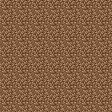

A 2D game scene composited from a Tiled map and its tileset images. What follows is a short description and the map's XML, with every tile layer's data as written:
An orthogonal 7x7 tile map with 16x16 px tiles, 1 tile layer (Ebene 0), 6 hidden layers not drawn.

<map version="1.0" orientation="orthogonal" width="7" height="7" tilewidth="16" tileheight="16">
 <properties>
  <property name="offset" value="-1" />
 </properties>
 <tileset firstgid="1" source="MC Realms.tsx" />
 <layer name="Ebene 0" width="7" height="7">
  <data>
   <tile gid="3" />
   <tile gid="3" />
   <tile gid="3" />
   <tile gid="3" />
   <tile gid="3" />
   <tile gid="3" />
   <tile gid="3" />
   <tile gid="3" />
   <tile gid="3" />
   <tile gid="3" />
   <tile gid="3" />
   <tile gid="3" />
   <tile gid="3" />
   <tile gid="3" />
   <tile gid="3" />
   <tile gid="3" />
   <tile gid="3" />
   <tile gid="3" />
   <tile gid="3" />
   <tile gid="3" />
   <tile gid="3" />
   <tile gid="3" />
   <tile gid="3" />
   <tile gid="3" />
   <tile gid="3" />
   <tile gid="3" />
   <tile gid="3" />
   <tile gid="3" />
   <tile gid="3" />
   <tile gid="3" />
   <tile gid="3" />
   <tile gid="3" />
   <tile gid="3" />
   <tile gid="3" />
   <tile gid="3" />
   <tile gid="3" />
   <tile gid="3" />
   <tile gid="3" />
   <tile gid="3" />
   <tile gid="3" />
   <tile gid="3" />
   <tile gid="3" />
   <tile gid="3" />
   <tile gid="3" />
   <tile gid="3" />
   <tile gid="3" />
   <tile gid="3" />
   <tile gid="3" />
   <tile gid="3" />
  </data>
 </layer>
 <layer name="Ebene 1" width="7" height="7" visible="0">
  <data>
   <tile gid="29" />
   <tile gid="29" />
   <tile gid="29" />
   <tile gid="29" />
   <tile gid="29" />
   <tile gid="29" />
   <tile gid="29" />
   <tile gid="29" />
   <tile gid="29" />
   <tile gid="29" />
   <tile gid="29" />
   <tile gid="29" />
   <tile gid="29" />
   <tile gid="29" />
   <tile gid="0" />
   <tile gid="0" />
   <tile gid="0" />
   <tile gid="0" />
   <tile gid="0" />
   <tile gid="0" />
   <tile gid="0" />
   <tile gid="0" />
   <tile gid="0" />
   <tile gid="0" />
   <tile gid="0" />
   <tile gid="0" />
   <tile gid="0" />
   <tile gid="85" />
   <tile gid="0" />
   <tile gid="0" />
   <tile gid="0" />
   <tile gid="0" />
   <tile gid="0" />
   <tile gid="0" />
   <tile gid="164" />
   <tile gid="0" />
   <tile gid="0" />
   <tile gid="0" />
   <tile gid="0" />
   <tile gid="0" />
   <tile gid="0" />
   <tile gid="0" />
   <tile gid="0" />
   <tile gid="0" />
   <tile gid="0" />
   <tile gid="0" />
   <tile gid="0" />
   <tile gid="0" />
   <tile gid="0" />
  </data>
 </layer>
 <layer name="Ebene 2" width="7" height="7" visible="0">
  <data>
   <tile gid="0" />
   <tile gid="29" />
   <tile gid="29" />
   <tile gid="29" />
   <tile gid="29" />
   <tile gid="29" />
   <tile gid="0" />
   <tile gid="0" />
   <tile gid="29" />
   <tile gid="29" />
   <tile gid="29" />
   <tile gid="29" />
   <tile gid="29" />
   <tile gid="0" />
   <tile gid="0" />
   <tile gid="0" />
   <tile gid="0" />
   <tile gid="0" />
   <tile gid="0" />
   <tile gid="0" />
   <tile gid="0" />
   <tile gid="0" />
   <tile gid="0" />
   <tile gid="0" />
   <tile gid="0" />
   <tile gid="0" />
   <tile gid="0" />
   <tile gid="0" />
   <tile gid="0" />
   <tile gid="0" />
   <tile gid="0" />
   <tile gid="0" />
   <tile gid="0" />
   <tile gid="0" />
   <tile gid="0" />
   <tile gid="0" />
   <tile gid="0" />
   <tile gid="0" />
   <tile gid="0" />
   <tile gid="0" />
   <tile gid="0" />
   <tile gid="0" />
   <tile gid="0" />
   <tile gid="0" />
   <tile gid="0" />
   <tile gid="0" />
   <tile gid="0" />
   <tile gid="0" />
   <tile gid="0" />
  </data>
 </layer>
 <layer name="Ebene 3" width="7" height="7" visible="0">
  <data>
   <tile gid="0" />
   <tile gid="0" />
   <tile gid="29" />
   <tile gid="29" />
   <tile gid="29" />
   <tile gid="0" />
   <tile gid="0" />
   <tile gid="0" />
   <tile gid="0" />
   <tile gid="29" />
   <tile gid="29" />
   <tile gid="29" />
   <tile gid="0" />
   <tile gid="0" />
   <tile gid="0" />
   <tile gid="0" />
   <tile gid="0" />
   <tile gid="0" />
   <tile gid="0" />
   <tile gid="0" />
   <tile gid="0" />
   <tile gid="0" />
   <tile gid="0" />
   <tile gid="0" />
   <tile gid="0" />
   <tile gid="0" />
   <tile gid="0" />
   <tile gid="0" />
   <tile gid="0" />
   <tile gid="0" />
   <tile gid="0" />
   <tile gid="0" />
   <tile gid="0" />
   <tile gid="0" />
   <tile gid="0" />
   <tile gid="0" />
   <tile gid="0" />
   <tile gid="0" />
   <tile gid="0" />
   <tile gid="0" />
   <tile gid="0" />
   <tile gid="0" />
   <tile gid="0" />
   <tile gid="0" />
   <tile gid="0" />
   <tile gid="0" />
   <tile gid="0" />
   <tile gid="0" />
   <tile gid="0" />
  </data>
 </layer>
 <layer name="Ebene 4" width="7" height="7" visible="0">
  <data>
   <tile gid="0" />
   <tile gid="0" />
   <tile gid="0" />
   <tile gid="29" />
   <tile gid="0" />
   <tile gid="0" />
   <tile gid="0" />
   <tile gid="0" />
   <tile gid="0" />
   <tile gid="0" />
   <tile gid="29" />
   <tile gid="0" />
   <tile gid="0" />
   <tile gid="0" />
   <tile gid="0" />
   <tile gid="0" />
   <tile gid="0" />
   <tile gid="91" />
   <tile gid="0" />
   <tile gid="0" />
   <tile gid="0" />
   <tile gid="0" />
   <tile gid="0" />
   <tile gid="0" />
   <tile gid="0" />
   <tile gid="0" />
   <tile gid="0" />
   <tile gid="0" />
   <tile gid="0" />
   <tile gid="0" />
   <tile gid="0" />
   <tile gid="0" />
   <tile gid="0" />
   <tile gid="0" />
   <tile gid="0" />
   <tile gid="0" />
   <tile gid="0" />
   <tile gid="0" />
   <tile gid="0" />
   <tile gid="0" />
   <tile gid="0" />
   <tile gid="0" />
   <tile gid="0" />
   <tile gid="0" />
   <tile gid="0" />
   <tile gid="0" />
   <tile gid="0" />
   <tile gid="0" />
   <tile gid="0" />
  </data>
 </layer>
 <layer name="Ebene 5" width="7" height="7" visible="0">
  <data>
   <tile gid="0" />
   <tile gid="0" />
   <tile gid="0" />
   <tile gid="0" />
   <tile gid="0" />
   <tile gid="0" />
   <tile gid="0" />
   <tile gid="0" />
   <tile gid="0" />
   <tile gid="0" />
   <tile gid="0" />
   <tile gid="0" />
   <tile gid="0" />
   <tile gid="0" />
   <tile gid="0" />
   <tile gid="0" />
   <tile gid="0" />
   <tile gid="0" />
   <tile gid="0" />
   <tile gid="0" />
   <tile gid="0" />
   <tile gid="0" />
   <tile gid="0" />
   <tile gid="0" />
   <tile gid="0" />
   <tile gid="0" />
   <tile gid="0" />
   <tile gid="0" />
   <tile gid="0" />
   <tile gid="0" />
   <tile gid="0" />
   <tile gid="0" />
   <tile gid="0" />
   <tile gid="0" />
   <tile gid="0" />
   <tile gid="0" />
   <tile gid="0" />
   <tile gid="0" />
   <tile gid="0" />
   <tile gid="0" />
   <tile gid="0" />
   <tile gid="0" />
   <tile gid="0" />
   <tile gid="0" />
   <tile gid="0" />
   <tile gid="0" />
   <tile gid="0" />
   <tile gid="0" />
   <tile gid="0" />
  </data>
 </layer>
 <layer name="Ebene 6" width="7" height="7" visible="0">
  <data>
   <tile gid="0" />
   <tile gid="0" />
   <tile gid="0" />
   <tile gid="0" />
   <tile gid="0" />
   <tile gid="0" />
   <tile gid="0" />
   <tile gid="0" />
   <tile gid="0" />
   <tile gid="0" />
   <tile gid="0" />
   <tile gid="0" />
   <tile gid="0" />
   <tile gid="0" />
   <tile gid="0" />
   <tile gid="0" />
   <tile gid="0" />
   <tile gid="0" />
   <tile gid="0" />
   <tile gid="0" />
   <tile gid="0" />
   <tile gid="0" />
   <tile gid="0" />
   <tile gid="0" />
   <tile gid="0" />
   <tile gid="0" />
   <tile gid="0" />
   <tile gid="0" />
   <tile gid="0" />
   <tile gid="0" />
   <tile gid="0" />
   <tile gid="0" />
   <tile gid="0" />
   <tile gid="0" />
   <tile gid="0" />
   <tile gid="0" />
   <tile gid="0" />
   <tile gid="0" />
   <tile gid="0" />
   <tile gid="0" />
   <tile gid="0" />
   <tile gid="0" />
   <tile gid="0" />
   <tile gid="0" />
   <tile gid="0" />
   <tile gid="0" />
   <tile gid="0" />
   <tile gid="0" />
   <tile gid="0" />
  </data>
 </layer>
</map>
